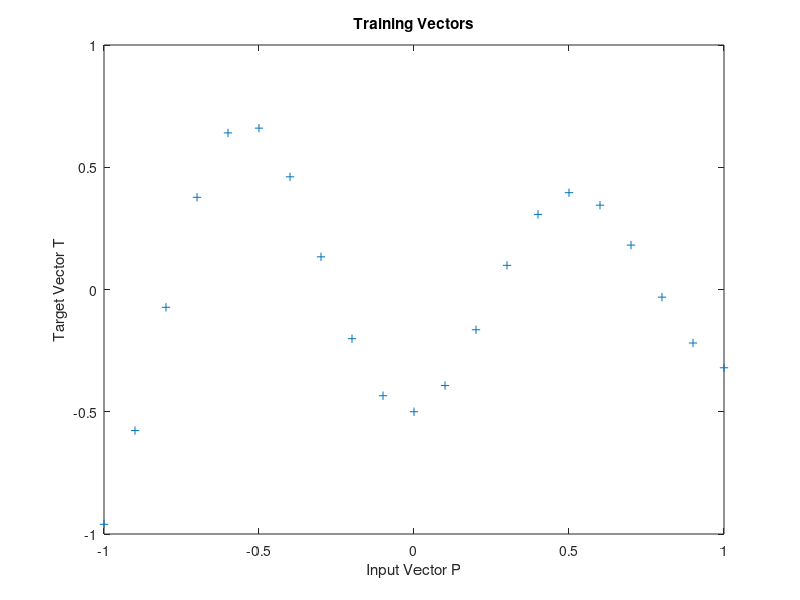

Here is the MATLAB script that generated this plot: (Note: this script raises an error after producing the figure.)
X = -1:.1:1;
T = [-.9602 -.5770 -.0729  .3771  .6405  .6600  .4609 ...
      .1336 -.2013 -.4344 -.5000 -.3930 -.1647  .0988 ...
      .3072  .3960  .3449  .1816 -.0312 -.2189 -.3201];
plot(X,T,'+');
title('Training Vectors');
xlabel('Input Vector P');
ylabel('Target Vector T');

x = -3:.1:3;
a = radbas(x);
plot(x,a)
title('Radial Basis Transfer Function');
xlabel('Input p');
ylabel('Output a');

a2 = radbas(x-1.5);
a3 = radbas(x+2);
a4 = a + a2*1 + a3*0.5;
plot(x,a,'b-',x,a2,'b--',x,a3,'b--',x,a4,'m-')
title('Weighted Sum of Radial Basis Transfer Functions');
xlabel('Input p');
ylabel('Output a');

eg = 0.02; % sum-squared error goal
sc = 1;    % spread constant
net = newrb(X,T,eg,sc);

plot(X,T,'+');
xlabel('Input');

X = -1:.01:1;
Y = net(X);

hold on;
plot(X,Y);
hold off;
legend({'Target','Output'})